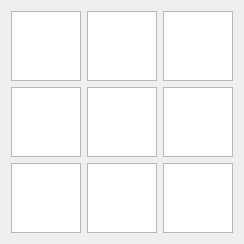
  <widget class="QWidget" name="gridLayoutWidget_4">
   <property name="geometry">
    <rect>
     <x>10</x>
     <y>200</y>
     <width>171</width>
     <height>171</height>
    </rect>
   </property>
   <layout class="QGridLayout" name="gridLayout_6">
    <item row="0" column="0">
     <widget class="QTextEdit" name="txt_3_0">
      <property name="font">
       <font>
        <family>Times New Roman</family>
        <pointsize>20</pointsize>
        <weight>75</weight>
        <bold>true</bold>
       </font>
      </property>
      <property name="html">
       <string>&lt;!DOCTYPE HTML PUBLIC &quot;-//W3C//DTD HTML 4.0//EN&quot; &quot;http://www.w3.org/TR/REC-html40/strict.dtd&quot;&gt;
&lt;html&gt;&lt;head&gt;&lt;meta name=&quot;qrichtext&quot; content=&quot;1&quot; /&gt;&lt;style type=&quot;text/css&quot;&gt;
p, li { white-space: pre-wrap; }
&lt;/style&gt;&lt;/head&gt;&lt;body style=&quot; font-family:'Times New Roman'; font-size:20pt; font-weight:600; font-style:normal;&quot;&gt;
&lt;p align=&quot;center&quot; style=&quot;-qt-paragraph-type:empty; margin-top:0px; margin-bottom:0px; margin-left:0px; margin-right:0px; -qt-block-indent:0; text-indent:0px; font-family:'MS Shell Dlg 2';&quot;&gt;&lt;br /&gt;&lt;/p&gt;&lt;/body&gt;&lt;/html&gt;</string>
      </property>
     </widget>
    </item>
    <item row="1" column="1">
     <widget class="QTextEdit" name="txt_4_1">
      <property name="font">
       <font>
        <family>Times New Roman</family>
        <pointsize>20</pointsize>
        <weight>75</weight>
        <bold>true</bold>
       </font>
      </property>
      <property name="html">
       <string>&lt;!DOCTYPE HTML PUBLIC &quot;-//W3C//DTD HTML 4.0//EN&quot; &quot;http://www.w3.org/TR/REC-html40/strict.dtd&quot;&gt;
&lt;html&gt;&lt;head&gt;&lt;meta name=&quot;qrichtext&quot; content=&quot;1&quot; /&gt;&lt;style type=&quot;text/css&quot;&gt;
p, li { white-space: pre-wrap; }
&lt;/style&gt;&lt;/head&gt;&lt;body style=&quot; font-family:'Times New Roman'; font-size:20pt; font-weight:600; font-style:normal;&quot;&gt;
&lt;p align=&quot;center&quot; style=&quot;-qt-paragraph-type:empty; margin-top:0px; margin-bottom:0px; margin-left:0px; margin-right:0px; -qt-block-indent:0; text-indent:0px; font-family:'MS Shell Dlg 2';&quot;&gt;&lt;br /&gt;&lt;/p&gt;&lt;/body&gt;&lt;/html&gt;</string>
      </property>
     </widget>
    </item>
    <item row="0" column="1">
     <widget class="QTextEdit" name="txt_3_1">
      <property name="font">
       <font>
        <family>Times New Roman</family>
        <pointsize>20</pointsize>
        <weight>75</weight>
        <bold>true</bold>
       </font>
      </property>
      <property name="html">
       <string>&lt;!DOCTYPE HTML PUBLIC &quot;-//W3C//DTD HTML 4.0//EN&quot; &quot;http://www.w3.org/TR/REC-html40/strict.dtd&quot;&gt;
&lt;html&gt;&lt;head&gt;&lt;meta name=&quot;qrichtext&quot; content=&quot;1&quot; /&gt;&lt;style type=&quot;text/css&quot;&gt;
p, li { white-space: pre-wrap; }
&lt;/style&gt;&lt;/head&gt;&lt;body style=&quot; font-family:'Times New Roman'; font-size:20pt; font-weight:600; font-style:normal;&quot;&gt;
&lt;p align=&quot;center&quot; style=&quot;-qt-paragraph-type:empty; margin-top:0px; margin-bottom:0px; margin-left:0px; margin-right:0px; -qt-block-indent:0; text-indent:0px; font-family:'MS Shell Dlg 2';&quot;&gt;&lt;br /&gt;&lt;/p&gt;&lt;/body&gt;&lt;/html&gt;</string>
      </property>
     </widget>
    </item>
    <item row="1" column="0">
     <widget class="QTextEdit" name="txt_4_0">
      <property name="font">
       <font>
        <family>Times New Roman</family>
        <pointsize>20</pointsize>
        <weight>75</weight>
        <bold>true</bold>
       </font>
      </property>
      <property name="html">
       <string>&lt;!DOCTYPE HTML PUBLIC &quot;-//W3C//DTD HTML 4.0//EN&quot; &quot;http://www.w3.org/TR/REC-html40/strict.dtd&quot;&gt;
&lt;html&gt;&lt;head&gt;&lt;meta name=&quot;qrichtext&quot; content=&quot;1&quot; /&gt;&lt;style type=&quot;text/css&quot;&gt;
p, li { white-space: pre-wrap; }
&lt;/style&gt;&lt;/head&gt;&lt;body style=&quot; font-family:'Times New Roman'; font-size:20pt; font-weight:600; font-style:normal;&quot;&gt;
&lt;p align=&quot;center&quot; style=&quot;-qt-paragraph-type:empty; margin-top:0px; margin-bottom:0px; margin-left:0px; margin-right:0px; -qt-block-indent:0; text-indent:0px; font-family:'MS Shell Dlg 2';&quot;&gt;&lt;br /&gt;&lt;/p&gt;&lt;/body&gt;&lt;/html&gt;</string>
      </property>
     </widget>
    </item>
    <item row="0" column="2">
     <widget class="QTextEdit" name="txt_3_2">
      <property name="font">
       <font>
        <family>Times New Roman</family>
        <pointsize>20</pointsize>
        <weight>75</weight>
        <bold>true</bold>
       </font>
      </property>
      <property name="html">
       <string>&lt;!DOCTYPE HTML PUBLIC &quot;-//W3C//DTD HTML 4.0//EN&quot; &quot;http://www.w3.org/TR/REC-html40/strict.dtd&quot;&gt;
&lt;html&gt;&lt;head&gt;&lt;meta name=&quot;qrichtext&quot; content=&quot;1&quot; /&gt;&lt;style type=&quot;text/css&quot;&gt;
p, li { white-space: pre-wrap; }
&lt;/style&gt;&lt;/head&gt;&lt;body style=&quot; font-family:'Times New Roman'; font-size:20pt; font-weight:600; font-style:normal;&quot;&gt;
&lt;p align=&quot;center&quot; style=&quot;-qt-paragraph-type:empty; margin-top:0px; margin-bottom:0px; margin-left:0px; margin-right:0px; -qt-block-indent:0; text-indent:0px; font-family:'MS Shell Dlg 2';&quot;&gt;&lt;br /&gt;&lt;/p&gt;&lt;/body&gt;&lt;/html&gt;</string>
      </property>
     </widget>
    </item>
    <item row="1" column="2">
     <widget class="QTextEdit" name="txt_4_2">
      <property name="font">
       <font>
        <family>Times New Roman</family>
        <pointsize>20</pointsize>
        <weight>75</weight>
        <bold>true</bold>
       </font>
      </property>
      <property name="html">
       <string>&lt;!DOCTYPE HTML PUBLIC &quot;-//W3C//DTD HTML 4.0//EN&quot; &quot;http://www.w3.org/TR/REC-html40/strict.dtd&quot;&gt;
&lt;html&gt;&lt;head&gt;&lt;meta name=&quot;qrichtext&quot; content=&quot;1&quot; /&gt;&lt;style type=&quot;text/css&quot;&gt;
p, li { white-space: pre-wrap; }
&lt;/style&gt;&lt;/head&gt;&lt;body style=&quot; font-family:'Times New Roman'; font-size:20pt; font-weight:600; font-style:normal;&quot;&gt;
&lt;p align=&quot;center&quot; style=&quot;-qt-paragraph-type:empty; margin-top:0px; margin-bottom:0px; margin-left:0px; margin-right:0px; -qt-block-indent:0; text-indent:0px; font-family:'MS Shell Dlg 2';&quot;&gt;&lt;br /&gt;&lt;/p&gt;&lt;/body&gt;&lt;/html&gt;</string>
      </property>
     </widget>
    </item>
    <item row="2" column="0">
     <widget class="QTextEdit" name="txt_5_0">
      <property name="font">
       <font>
        <family>Times New Roman</family>
        <pointsize>20</pointsize>
        <weight>75</weight>
        <bold>true</bold>
       </font>
      </property>
      <property name="html">
       <string>&lt;!DOCTYPE HTML PUBLIC &quot;-//W3C//DTD HTML 4.0//EN&quot; &quot;http://www.w3.org/TR/REC-html40/strict.dtd&quot;&gt;
&lt;html&gt;&lt;head&gt;&lt;meta name=&quot;qrichtext&quot; content=&quot;1&quot; /&gt;&lt;style type=&quot;text/css&quot;&gt;
p, li { white-space: pre-wrap; }
&lt;/style&gt;&lt;/head&gt;&lt;body style=&quot; font-family:'Times New Roman'; font-size:20pt; font-weight:600; font-style:normal;&quot;&gt;
&lt;p align=&quot;center&quot; style=&quot;-qt-paragraph-type:empty; margin-top:0px; margin-bottom:0px; margin-left:0px; margin-right:0px; -qt-block-indent:0; text-indent:0px; font-family:'MS Shell Dlg 2';&quot;&gt;&lt;br /&gt;&lt;/p&gt;&lt;/body&gt;&lt;/html&gt;</string>
      </property>
     </widget>
    </item>
    <item row="2" column="1">
     <widget class="QTextEdit" name="txt_5_1">
      <property name="font">
       <font>
        <family>Times New Roman</family>
        <pointsize>20</pointsize>
        <weight>75</weight>
        <bold>true</bold>
       </font>
      </property>
      <property name="html">
       <string>&lt;!DOCTYPE HTML PUBLIC &quot;-//W3C//DTD HTML 4.0//EN&quot; &quot;http://www.w3.org/TR/REC-html40/strict.dtd&quot;&gt;
&lt;html&gt;&lt;head&gt;&lt;meta name=&quot;qrichtext&quot; content=&quot;1&quot; /&gt;&lt;style type=&quot;text/css&quot;&gt;
p, li { white-space: pre-wrap; }
&lt;/style&gt;&lt;/head&gt;&lt;body style=&quot; font-family:'Times New Roman'; font-size:20pt; font-weight:600; font-style:normal;&quot;&gt;
&lt;p align=&quot;center&quot; style=&quot;-qt-paragraph-type:empty; margin-top:0px; margin-bottom:0px; margin-left:0px; margin-right:0px; -qt-block-indent:0; text-indent:0px; font-family:'MS Shell Dlg 2';&quot;&gt;&lt;br /&gt;&lt;/p&gt;&lt;/body&gt;&lt;/html&gt;</string>
      </property>
     </widget>
    </item>
    <item row="2" column="2">
     <widget class="QTextEdit" name="txt_5_2">
      <property name="font">
       <font>
        <family>Times New Roman</family>
        <pointsize>20</pointsize>
        <weight>75</weight>
        <bold>true</bold>
       </font>
      </property>
      <property name="html">
       <string>&lt;!DOCTYPE HTML PUBLIC &quot;-//W3C//DTD HTML 4.0//EN&quot; &quot;http://www.w3.org/TR/REC-html40/strict.dtd&quot;&gt;
&lt;html&gt;&lt;head&gt;&lt;meta name=&quot;qrichtext&quot; content=&quot;1&quot; /&gt;&lt;style type=&quot;text/css&quot;&gt;
p, li { white-space: pre-wrap; }
&lt;/style&gt;&lt;/head&gt;&lt;body style=&quot; font-family:'Times New Roman'; font-size:20pt; font-weight:600; font-style:normal;&quot;&gt;
&lt;p align=&quot;center&quot; style=&quot;-qt-paragraph-type:empty; margin-top:0px; margin-bottom:0px; margin-left:0px; margin-right:0px; -qt-block-indent:0; text-indent:0px; font-family:'MS Shell Dlg 2';&quot;&gt;&lt;br /&gt;&lt;/p&gt;&lt;/body&gt;&lt;/html&gt;</string>
      </property>
     </widget>
    </item>
   </layout>
  </widget>
